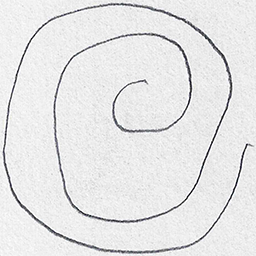
#> input picture archive/drawings/spiral/testing/healthy/V01HE01.png, 256 x 256 px; its folder holds only this picture in this run
$ python preprocess_images.py
#> lines starting #> are read from the running program, lines starting #| are printed output that depends on the picture
import cv2
import os


# Define base input and output paths
input_base_path = 'archive/drawings'
output_base_path = 'preprocessed_drawings'

# Define categories and subcategories
categories = ['spiral', 'wave']
subcategories = ['testing', 'training']
classes = ['healthy', 'parkinson']

# Ensure output base directory exists
os.makedirs(output_base_path, exist_ok=True)


# Preprocessing function
def preprocess_image(image_path, target_size=(128, 128)):
    # Load image
#> called with target_size = (128, 128)
    image = cv2.imread(image_path)
#> image is the input picture: shape (256, 256, 3); mean B, G, R 230.1, 229.7, 229.7

    # Resize and convert to grayscale
    image = cv2.resize(image, target_size)
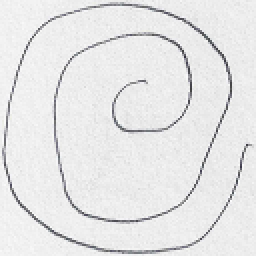
#> image: shape (128, 128, 3) (shown 2 times larger); mean B, G, R 230.2, 229.8, 229.9
    if len(image.shape) == 3:
        image = cv2.cvtColor(image, cv2.COLOR_BGR2GRAY)
#> image: shape (128, 128)

    # Edge Detection
    edges = cv2.Canny(image, threshold1=50, threshold2=150)
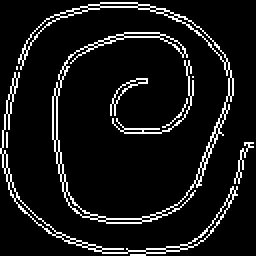
#> edges: shape (128, 128) (shown 2 times larger); 8.6% white in thin lines or dots

    # Noise Reduction
    smoothed_image = cv2.GaussianBlur(edges, (5, 5), 0)
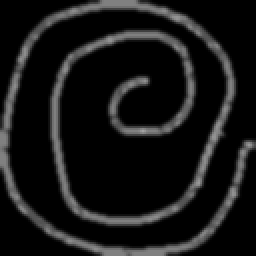
#> smoothed_image: shape (128, 128) (shown 2 times larger); min 0, max 163, mean 22.3

    return smoothed_image


# Process each category, subcategory, and class
for category in categories:
    for subcategory in subcategories:
        for class_type in classes:
            # Define paths
            input_path = os.path.join(input_base_path, category, subcategory, class_type)
            output_path = os.path.join(output_base_path, category, subcategory, class_type)
            os.makedirs(output_path, exist_ok=True)

            # Process each image in the class folder
            for image_name in os.listdir(input_path):
                image_path = os.path.join(input_path, image_name)

                # Preprocess image
                preprocessed_image = preprocess_image(image_path)

                # Save the preprocessed image
                output_image_path = os.path.join(output_path, image_name)
                cv2.imwrite(output_image_path, preprocessed_image)

print("Preprocessing completed for all images. Preprocessed images saved in", output_base_path)
